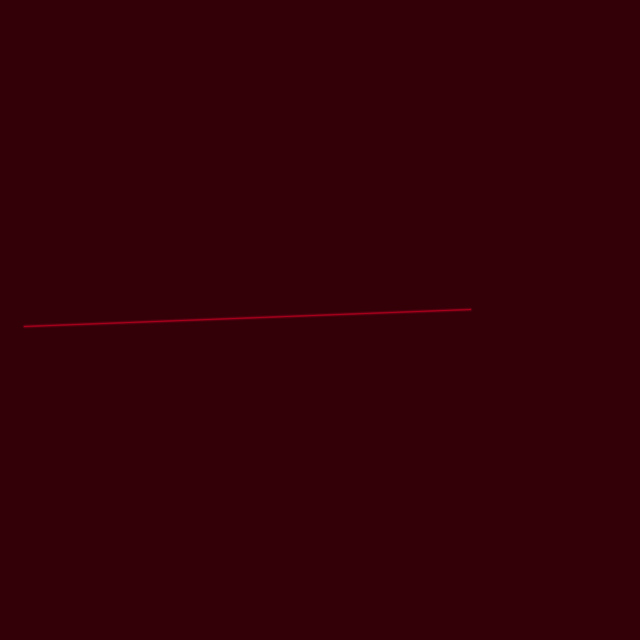
Frame 1 (no input)
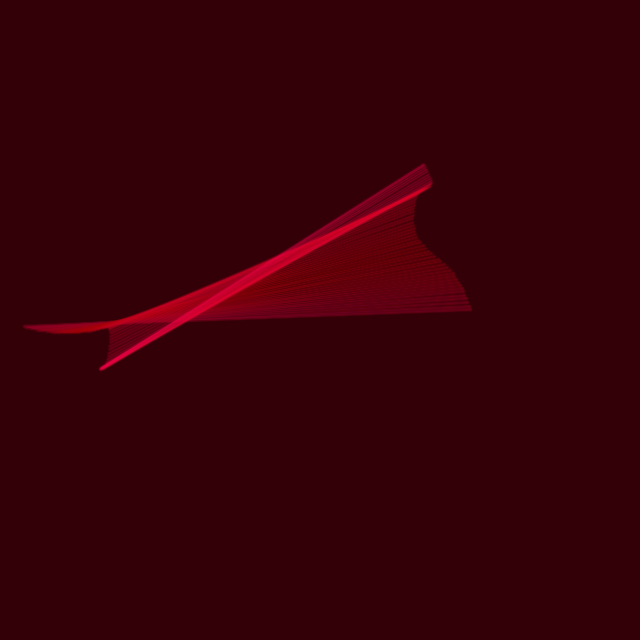
Frame 60 (the mouse pressed at the canvas centre just before this capture)
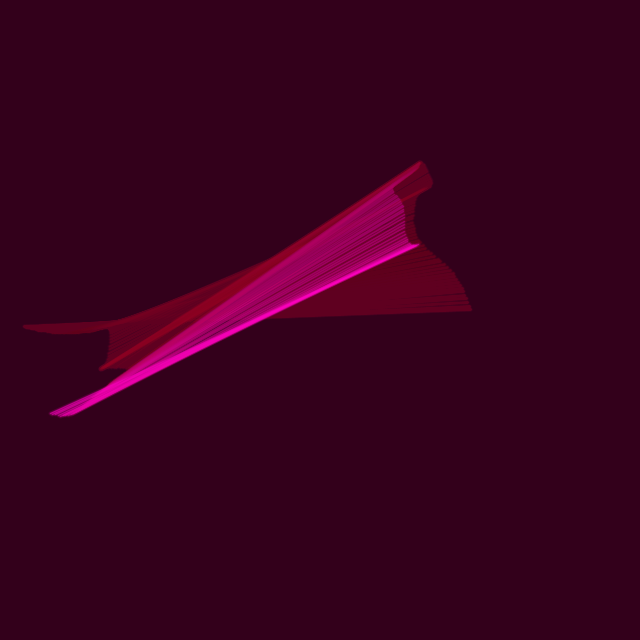
Frame 120 (the mouse held since frame 60 and released just before this capture)

The Processing sketch that drew these frames (run headless with seeded random() and noise(); from frame 60 on, the mouse is pressed at the canvas centre):

// Processing sketch: processing_166985
// ── processing_166985.pde

float _angnoise, _radiusnoise;
float _xnoise, _ynoise;
float _angle = -PI/2;
float _radius;
float _intRadius = 600;
float _strokeRotateSpeed = 6.0;
int _strokeWeight = 1;
color _strokeColor;
float _strokeColorAlpha = 100;
int _strokeColorAlphaChange = -1;
float _motionDepth = 250;
color _bgColor;
float _colorH = 350;
float _bgColorS = 100;
float _bgColorB = 20;
int _bgColorChange = 1;
float _colorTransSpeed = 0.45;
float _bgFadeAlpha = 4;

void setup() {
  size(640, 640);
  colorMode(HSB,360,100,100,255);
  smooth();
  frameRate(30);
  
  _bgColor = color(_colorH,_bgColorS,_bgColorB,255);
  background(_bgColor);

  _angnoise = random(10);
  _radiusnoise = random(10);
  _xnoise = random(10);
  _ynoise = random(10);
}

void draw() {
  _radiusnoise += 0.005;
  _radius = _intRadius*noise(_radiusnoise)+1;

  _angnoise +=0.005;
  _angle += _strokeRotateSpeed*(noise(_angnoise)-0.5);
  if (_angle>360) {
    _angle -= 360;
  }
  if (_angle < 0) {
    _angle += 360;
  }

  _xnoise += 0.01;
  _ynoise += 0.01;
  float centerx = width/2 + (_motionDepth * (noise(_xnoise)-0.5));
  float centery = width/2 + (_motionDepth * (noise(_ynoise)-0.5));
  float rad = radians(_angle);
  float x1 = centerx + (_radius*cos(rad));
  float y1 = centery + (_radius*sin(rad));
  float x2 = centerx + (_radius*cos(rad+PI));
  float y2 = centery + (_radius*sin(rad+PI));

  //line stroke
  _strokeColor = color(_colorH,100,100);
  _strokeColorAlpha += _strokeColorAlphaChange;
  if (_strokeColorAlpha>254) {
    _strokeColorAlphaChange = -1;
  }
  if (_strokeColorAlpha<50) {
    _strokeColorAlphaChange = 1;
  }
  lineDraw(_strokeWeight,x1,y1,x2,y2);

 //key color change 
  if (_colorH>359) {
    _bgColorChange = -1;
  }
  if (_colorH<1) {
    _bgColorChange = 1;
  }
  _colorH += _bgColorChange*_colorTransSpeed;

  //backgroud color change 
  _bgColor = color(_colorH,_bgColorS,_bgColorB,255);
  refreshScr();
}

void lineDraw(int weight,float x1f,float y1f,float x2f,float y2f){
  stroke(_strokeColor,_strokeColorAlpha*0.3);
  strokeWeight(weight+3);
  line(x1f, y1f, x2f, y2f);
  stroke(_strokeColor,_strokeColorAlpha*0.6);
  strokeWeight(weight+1);
  line(x1f, y1f, x2f, y2f);
  stroke(_strokeColor,_strokeColorAlpha);
  strokeWeight(weight);
  line(x1f, y1f, x2f, y2f);
}

void refreshScr(){
  fill(_bgColor,_bgFadeAlpha);
  noStroke();
  rect(0,0,width,height);
}  
